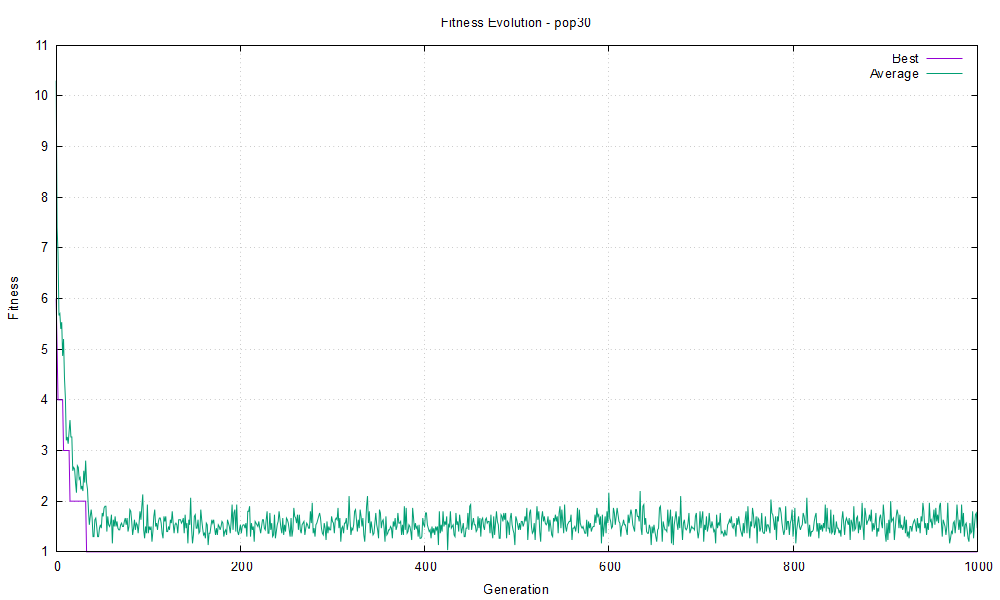

Write the gnuplot code that produced this figure.
set terminal pngcairo size 1000,600 enhanced font 'Arial,10'
set output 'plot_pop30.png'
set title 'Fitness Evolution - pop30'
set xlabel 'Generation'
set ylabel 'Fitness'
set grid
plot 'fitness_pop30.txt' using 1:2 with lines title 'Best', \
     'fitness_pop30.txt' using 1:3 with lines title 'Average'
